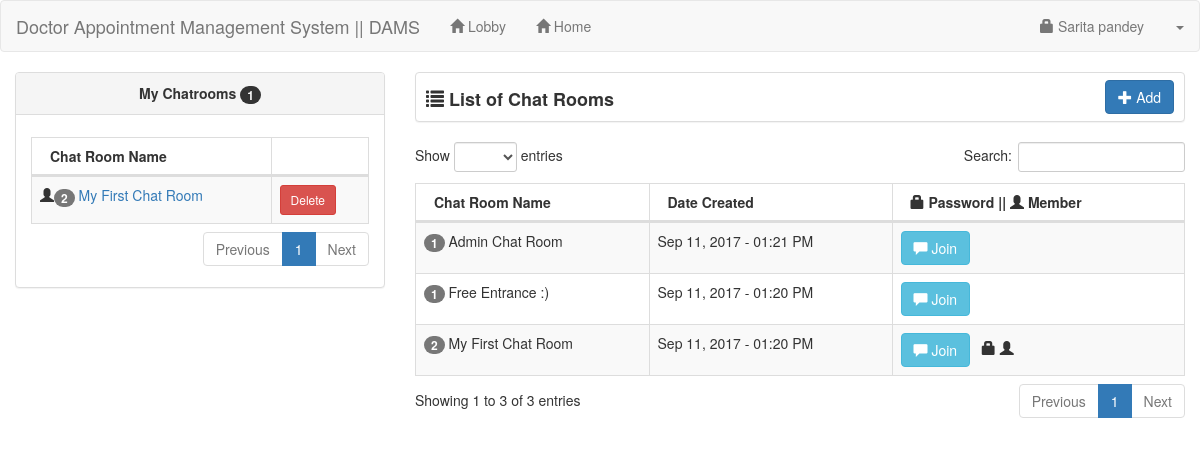
The app's page /Doctor_Appointment_Management_System/hospital/hms/chat_system/user/ (signed in) with its own data.
### tables this page shows
CREATE TABLE `users` (
  `id` int(11) NOT NULL,
  `fullName` varchar(255) DEFAULT NULL,
  `address` longtext DEFAULT NULL,
  `contact` varchar(11) DEFAULT NULL,
  `city` varchar(255) DEFAULT NULL,
  `gender` varchar(255) DEFAULT NULL,
  `email` varchar(255) DEFAULT NULL,
  `password` varchar(255) DEFAULT NULL,
  `access` int(5) NOT NULL,
  `regDate` timestamp NULL DEFAULT current_timestamp(),
  `updationDate` timestamp NULL DEFAULT NULL ON UPDATE current_timestamp()
);

CREATE TABLE `chat_member` (
  `chat_memberid` int(11) NOT NULL,
  `chatroomid` int(11) NOT NULL,
  `userid` int(11) NOT NULL
);

CREATE TABLE `chatroom` (
  `chatroomid` int(11) NOT NULL,
  `chat_name` varchar(60) NOT NULL,
  `date_created` datetime NOT NULL,
  `chat_password` varchar(30) NOT NULL,
  `userid` int(11) NOT NULL
);

### Doctor_Appointment_Management_System/hospital/hms/chat_system/user/session.php (called while the page is built, shortened)
<?php
	include('../conn.php');
	$sq=mysqli_query($conn,"select * from `users` where id='".$_SESSION['id']."'");
	$srow=mysqli_fetch_array($sq);
	$user=$srow['fullName'];
?>

### Doctor_Appointment_Management_System/hospital/hms/chat_system/user/chatlist.php (the view, shortened to what this page needs)
<div class="col-lg-8">
    <div class="panel panel-default" style="height:50px;">
		<span style="font-size:18px; margin-left:10px; position:relative; top:13px;"><strong><span class="glyphicon glyphicon-list"></span> List of Chat Rooms</strong></span>
		<div class="pull-right" style="margin-right:10px; margin-top:7px;">
			<a href="#add_chatroom" data-toggle="modal" class="btn btn-primary"><span class="glyphicon glyphicon-plus"></span> Add</a>
		</div>
	</div>
	<table width="100%" class="table table-striped table-bordered table-hover" id="chatRoom">
        <thead>
            <tr>
                <th>Chat Room Name</th>
				<th>Date Created</th>
				<th><span class="glyphicon glyphicon-lock"></span> Password || <span class="glyphicon glyphicon-user"></span> Member</th>
			</tr>
		</thead>
		<tbody>
		<?php
			$query=mysqli_query($conn,"select * from chatroom order by date_created desc");
			while($row=mysqli_fetch_array($query)){
			?>
			<tr>
				<td>
					<?php
					$num=mysqli_query($conn,"select * from chat_member where chatroomid='".$row['chatroomid']."'");
					?>
					<span class="badge"><?php echo mysqli_num_rows($num); ?></span> <?php echo $row['chat_name']; ?>
				</td>
				<td><?php echo date('M d, Y - h:i A', strtotime($row['date_created'])); ?></td>
				<td><button value="<?php echo $row['chatroomid']; ?>" class="btn btn-info join_chat"><span class="glyphicon glyphicon-comment"></span> Join</button> &nbsp;
					<?php
					if (!empty($row['chat_password'])){
						echo '<span class="glyphicon glyphicon-lock"></span>&nbsp;';
					}
					$qq=mysqli_query($conn,"select * from chat_member where chatroomid='".$row['chatroomid']."' and userid='".$_SESSION['id']."'");
					if (mysqli_num_rows($qq)>0){
						echo '<span class="glyphicon glyphicon-user"></span>';
					}
					?>
				</td>
			</tr>
			<?php
			}
		?>
        </tbody>
    </table>
</div>

### Doctor_Appointment_Management_System/hospital/hms/chat_system/user/navbar.php (shortened to what this page needs)
<nav class="navbar navbar-default">
    <div class="container-fluid">
		<div class="navbar-header">
			<a class="navbar-brand" > Doctor Appointment Management System || DAMS </a>
		</div>
		<ul class="nav navbar-nav">
			<li><a href="index.php"><span class="glyphicon glyphicon-home"></span> Lobby</a></li>
			<li><a href="../../dashboard.php"><span class="glyphicon glyphicon-home"></span> Home</a></li>
		</ul>
		<ul class="nav navbar-nav navbar-right">
			<li><a href="#account" data-toggle="modal"><span class="glyphicon glyphicon-lock"></span> <?php echo $user; ?></a></li>
			<li class="dropdown">
				<a class="dropdown-toggle" data-toggle="dropdown" href="#"><span class="caret"></span></a>
			</li>
		</ul>
    </div>
</nav>

### Doctor_Appointment_Management_System/hospital/hms/chat_system/user/mychat.php
<div class="col-lg-4">
	<div class="panel panel-default">
	<?php
		$me=mysqli_query($conn,"select * from chat_member left join chatroom on chatroom.chatroomid=chat_member.chatroomid where chat_member.userid='".$_SESSION['id']."' order by chatroom.date_created desc");
		$numme=mysqli_num_rows($me);
	?>
		<div class="panel-heading"><center><strong>My Chatrooms <span class="badge"><?php echo $numme; ?></span></strong></center></div>
		<div class="panel-body">
		<table width="100%" class="table table-striped table-bordered table-hover" id="myChatRoom">
			<thead>
			<th>Chat Room Name</th>
			<th></th>
			</thead>
			<tbody>
			<?php
				$my=mysqli_query($conn,"select * from chat_member left join chatroom on chatroom.chatroomid=chat_member.chatroomid where chat_member.userid='".$_SESSION['id']."' order by chatroom.date_created desc");
					while($myrow=mysqli_fetch_array($my)){
						$nq=mysqli_query($conn,"select * from chat_member where chatroomid='".$myrow['chatroomid']."'");
						?>
						<tr>
							<td><span class="glyphicon glyphicon-user"></span><span class="badge"><?php echo mysqli_num_rows($nq); ?></span> <a href="chatroom.php?id=<?php echo $myrow['chatroomid']; ?>"><?php echo $myrow['chat_name']; ?></a></td>
							<td>
								<?php
									$memb=mysqli_query($conn,"select * from chatroom where userid='".$_SESSION['id']."' and chatroomid='".$myrow['chatroomid']."'");
									if (mysqli_num_rows($memb)>0){
										?>
										<button type="button" class="btn btn-danger btn-sm delete2" value="<?php echo $myrow['chatroomid']; ?>">Delete</button>
										<?php
									}
									else{
										?>
										<button type="button" class="btn btn-warning btn-sm leave2" value="<?php echo $myrow['chatroomid']; ?>">Leave</button>
										<?php
									}
								?>
							</td>
						</tr>
						<?php
					}
			?>
			</tbody>
		</table>
		</div>
	</div>
</div>

### records on screen
users: fullName "Sarita pandey"
chat_member: mysqli_num_rows($nq) "2", chatroomid.chat_name "My First Chat Room"
chatroom: mysqli_num_rows($num) "1", chat_name "Admin Chat Room", date_created "Sep 11, 2017 - 01:21 PM", $row['chatroomid'] 3 (drawn)
chatroom: mysqli_num_rows($num) "1", chat_name "Free Entrance :)", date_created "Sep 11, 2017 - 01:20 PM", $row['chatroomid'] 2 (drawn)
chatroom: mysqli_num_rows($num) "2", chat_name "My First Chat Room", date_created "Sep 11, 2017 - 01:20 PM", $row['chatroomid'] 1 (drawn)

### other values on screen
$numme "1"
